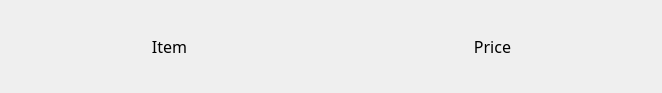
<?xml version="1.0" encoding="UTF-8"?>
<ui version="4.0">
 <class>W_SouvenirListClass</class>
 <widget class="QWidget" name="W_SouvenirListClass">
  <property name="geometry">
   <rect>
    <x>0</x>
    <y>0</y>
    <width>662</width>
    <height>93</height>
   </rect>
  </property>
  <property name="windowTitle">
   <string>W_SouvenirList</string>
  </property>
  <layout class="QVBoxLayout" name="verticalLayout">
   <item>
    <layout class="QHBoxLayout" name="horizontalLayout">
     <item>
      <widget class="QLabel" name="itemLabel">
       <property name="font">
        <font>
         <family>Yu Gothic Medium</family>
         <pointsize>12</pointsize>
        </font>
       </property>
       <property name="text">
        <string>Item</string>
       </property>
       <property name="alignment">
        <set>Qt::AlignCenter</set>
       </property>
      </widget>
     </item>
     <item>
      <widget class="QLabel" name="priceLabel">
       <property name="font">
        <font>
         <family>Yu Gothic Medium</family>
         <pointsize>12</pointsize>
        </font>
       </property>
       <property name="text">
        <string>Price</string>
       </property>
       <property name="alignment">
        <set>Qt::AlignCenter</set>
       </property>
      </widget>
     </item>
    </layout>
   </item>
  </layout>
 </widget>
 <layoutdefault spacing="6" margin="11"/>
 <resources/>
 <connections/>
</ui>
